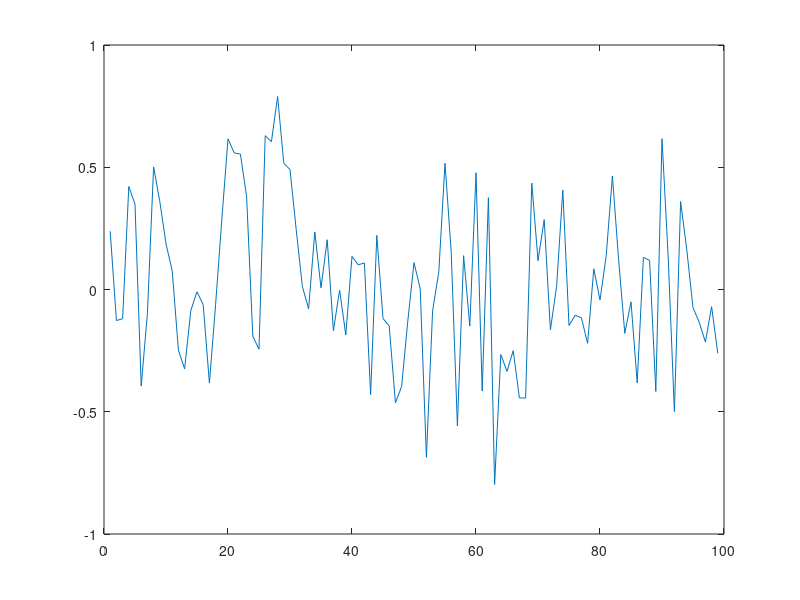

Write MATLAB code to recreate this figure. (Note: this script raises an error after producing the figure.)
% Stepwise temporal autocorrelation script
% Study: Long axis voxel patterns
% Iva Brunec & Buddhika Bellana, 2017
%%%% This script correlates each TR to each subsequent one for data split
%%%% by axis position and hemisphere. 

%%
clear;

% set wd
cd('\Long_Axis_Voxel_Patterns')

% read in .txt file where each row is a TR & each column is a voxel
voxel_data = dlmread('example_data.txt','');

% standardize data
voxel_data_z = zscore(voxel_data,0,1);

% autocorrelation loop
% takes each TR and correlates it to subsequent TR
for i = 1:length(voxel_data_z)-1
    
    temp = corrcoef(voxel_data_z(i,:),voxel_data_z(i+1,:));
    cor(i) = temp(2);

end
% to adjust the lag at which autocorrelation is calculated, 
%simply adjust i+1 to i+n

cor = cor';
% this produces a column with n-1 rows compared to raw data.

fz_cor = .5*((log(1+cor)/log(exp(1)))-(log(1-cor)/log(exp(1)))); %Apply Fisher-Z transform to cor

% visually inspect the output
plot(fz_cor)

%% Multiple runs
%%%% If you have multiple runs concatenated, make sure to skip the boundary
%%%% between two runs to avoid spurious cross-run correlations:
for i = 1:length(run_data)-1
    
    if run_number(i)== run_number(i+1)
    temp = corrcoef(voxel_data_z(i,:),voxel_data_z(i+1,:));
    cor{i} = temp(2);
    
    else 
        i=i+2;
    end
end